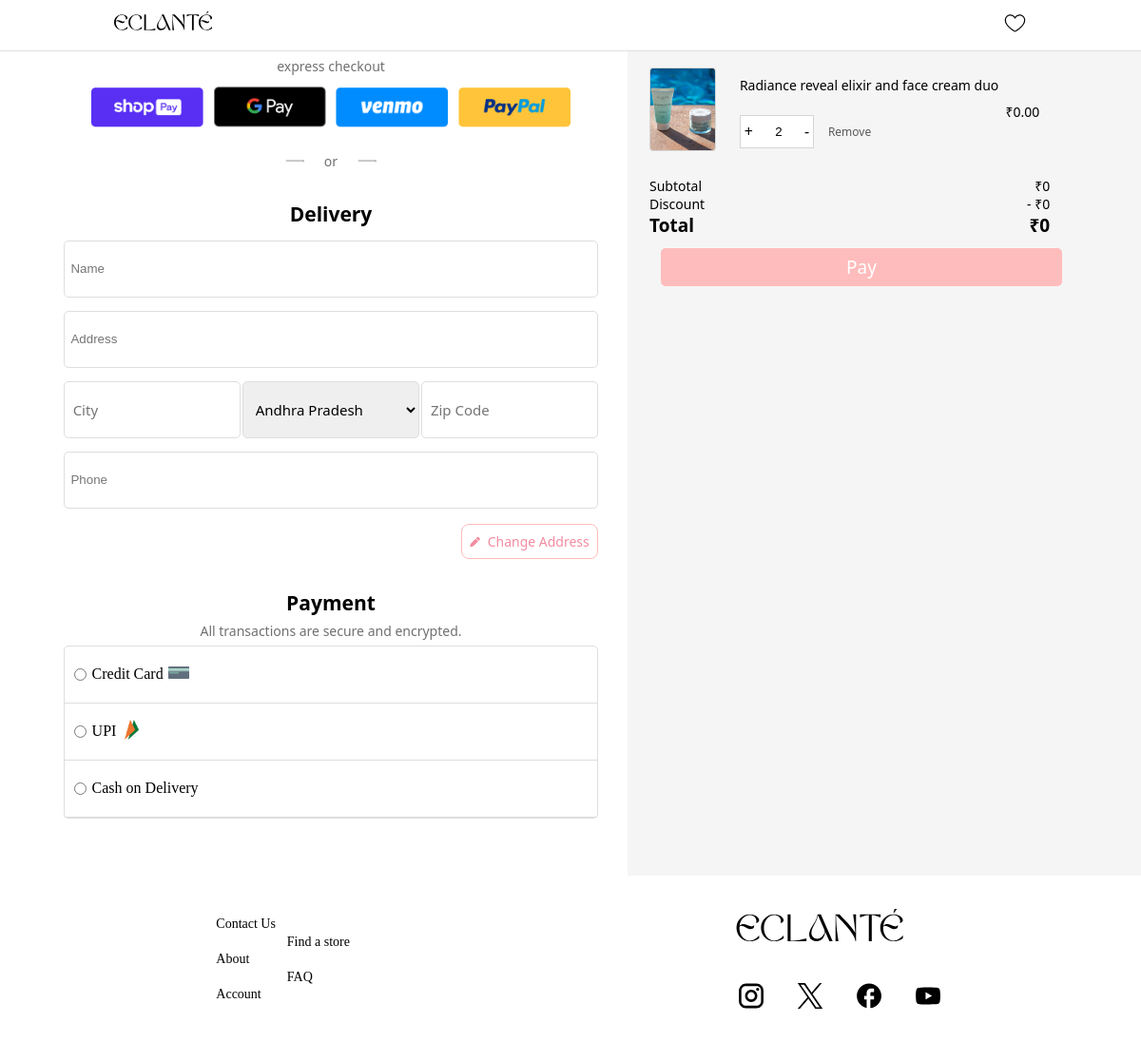
The page /cart.php (signed in) on the database its author committed.
### tables this page shows
CREATE TABLE `cart` (
  `id` int(111) NOT NULL,
  `user_id` int(55) NOT NULL,
  `product_id` int(11) NOT NULL,
  `quantity` int(3) NOT NULL,
  `price` decimal(10,2) NOT NULL,
  `time` int(12) NOT NULL
);

CREATE TABLE `products` (
  `id` int(11) NOT NULL,
  `name` varchar(255) NOT NULL,
  `mrp` decimal(10,2) NOT NULL,
  `description` text NOT NULL,
  `image_url` varchar(255) NOT NULL,
  `more_image_1` varchar(255) NOT NULL,
  `more_image_2` varchar(255) NOT NULL,
  `more_image_3` varchar(255) NOT NULL,
  `more_image_4` varchar(255) NOT NULL,
  `description_details` varchar(255) NOT NULL,
  `how_to_use` varchar(255) NOT NULL,
  `Ingredients` varchar(255) NOT NULL,
  `who_can_use` varchar(255) NOT NULL,
  `offer` decimal(10,2) NOT NULL,
  `stock` int(100) NOT NULL
);

### cart.php (the view, shortened to what this page needs)
<!DOCTYPE html>
<html lang="en">
<head>
    <link rel="stylesheet" type="text/css" href="style.css?<?php echo filemtime('style.css'); ?>">
    <link rel="stylesheet" href="https://cdnjs.cloudflare.com/ajax/libs/font-awesome/6.5.2/css/all.min.css" />
</head>
<form class="info cart-page" action="ordered.php" method="post">
    <nav>
        <a href="index.php" class="eclante-logo">
            </a>
        <a href="favorites.php"></a>
    </nav>
    <div class="cart-page">
        <section class="checkout">
            <p class="express-checkout">express checkout</p>
            <div class="quickpay">
                <button name="paymentMethod" value="Shop Pay"><img src="images/Link - Shop Pay.png" alt=""></button>
                <button name="paymentMethod" value="Google Pay"><img src="images/Button - Google Pay.png" alt=""></button>
                <button name="paymentMethod" value="Venmo"><img src="images/div._Zhco (1).png" alt=""></button>
                <button name="paymentMethod" value="PayPal"><img src="images/div._Zhco.png" alt=""></button>
            </div>
            <div class="or">
                <hr>
                <p>or</p>
                <hr>
            </div>
            <label class="label" for="delivery">Delivery</label>
            <input class="input-info" type="text" name="name" placeholder="Name" required value="<?php echo isset($defaultAddress['name']) ? $defaultAddress['name'] : ''; ?>">
            <input class="input-info" type="text" name="address" placeholder="Address" required value="<?php echo isset($defaultAddress['address']) ? $defaultAddress['address'] : ''; ?>">
            <div style="width:90%; display: flex; justify-content: space-between;">
                <input class="smallinput" type="text" name="city" id="cityInput" placeholder="City" required value="<?php echo isset($defaultAddress['city']) ? $defaultAddress['city'] : ''; ?>">
                <select class="smallinput" id="stateSelect" name="state" placeholder="State" required>
                    <?php
                    $states = array(
                        "Andhra Pradesh",
                        "Arunachal Pradesh",
                        "Assam",
                        "Bihar",
                        "Chhattisgarh",
                        "Goa",
                        "Gujarat",
                        "Haryana",
                        "Himachal Pradesh",
                        "Jharkhand",
                        "Karnataka",
                        "Kerala",
                        "Madhya Pradesh",
                        "Maharashtra",
                        "Manipur",
                        "Meghalaya",
                        "Mizoram",
                        "Nagaland",
                        "Odisha",
                        "Punjab",
                        "Rajasthan",
                        "Sikkim",
                        "Tamil Nadu",
                        "Telangana",
                        "Tripura",
                        "Uttar Pradesh",
                        "Uttarakhand",
                        "West Bengal",
                        "Chandigarh",
                        "Delhi",
                        "Puducherry"
                    );
                    foreach ($states as $state) {
                        $selected = isset($defaultAddress['state']) && $defaultAddress['state'] == $state ? 'selected' : '';
                        echo "<option value=\"$state\" $selected>$state</option>";
                    }
                    ?>
                </select>
                <input name="zip_code" class="smallinput" type="text" id="zipCodeInput" placeholder="Zip Code" required oninput="getCityName()" value="<?php echo isset($defaultAddress['zip']) ? $defaultAddress['zip'] : ''; ?>">
            </div>
            <input class="input-info" type="text" name="phone" value="<?php echo isset($defaultAddress['phone']) ? $defaultAddress['phone'] : ''; ?>" placeholder="Phone">
            <div style="display:flex; justify-content:flex-end; width: 90%; ">
                <a href="addresses.php" class="change-btn"><i class="fa-solid fa-pen fa-xs" style="color: #f38ba0;"></i>Change Address</a>
            </div>
            <label class="label" for="payment">Payment</label>
            <p style="margin: 6px 0px;">All transactions are secure and encrypted.</p>
            <div class="pay">
                <div class="radioinput">
                    <input type="radio" id="creditCard" name="paymentMethod" value="creditCard">
                    <label for="creditCard">Credit Card</label>
                    <div style="width: 4%; "><img src="images/card.png" alt=""></div>
                </div>
                <div class="radioinput">
                    <input type="radio" id="paypal" name="paymentMethod" value="paypal">
                    <label for="upi">UPI</label>
                    <div style="width: 4%;"><img src="images/upi_logo_icon_170312.png" alt=""></div>
                </div>
                <div class="radioinput">
                    <input type="radio" id="cashOnDelivery" name="paymentMethod" value="cashOnDelivery">
                    <label for="cashOnDelivery">Cash on Delivery</label><br>
                </div>
            </div>
        </section>
        <section class="cart">
            <?php
            require 'components/connection.php';
            $subtotal = 0;
            $discount = 0;
            if (isset($_SESSION['user_id'])) {
                $userId = $_SESSION['user_id'];
                $sql = "SELECT * FROM `cart` WHERE `user_id` = '$userId'";
                $result = mysqli_query($conn, $sql);
                if (mysqli_num_rows($result) > 0) {
                    while ($row = mysqli_fetch_assoc($result)) {
                        $productId = $row['product_id'];
                        $productQuery = "SELECT * FROM `products` WHERE `id` = '$productId'";
                        $productResult = mysqli_query($conn, $productQuery);
                        if (mysqli_num_rows($productResult) > 0) {
                            $productData = mysqli_fetch_assoc($productResult);
                            echo "<div class='product-display'>";
                            echo "<div class='product-display-img'><img src='images/" . $productData['image_url'] . "' alt=''></div>";
                            echo "<div style='display: flex; flex-direction: column; width: 80%;'>";
                            echo "<h2>" . $productData['name'] . "</h2>";
                            echo "<br>";
                            echo "<div style='display: flex; align-items: center;'>";
                            echo '
                    <div class="quantity" id="quantity-form-' . $row['product_id'] . '">
                        <span class="plus" data-product-id="' . $row['product_id'] . '">+</span>
                        <input a class="quantity-input" type="text" value="' . $row['quantity'] . '" data-product-id="' . $row['product_id'] . '">
                        <span class="minus" data-product-id="' . $row['product_id'] . '">-</span>
                    </div>';
                            echo "<span class='remove-btn' onclick='removeProduct(" . $row['id'] . ")'>Remove</span>";
                            echo "</div>";
                            echo "</div>";
                            echo "<h2>₹" . $row['price'] . "</h2>";
                            echo "</div>";
                            $subtotal += ($row['price'] * $row['quantity']);
                        }
                    }
                } else {
                    echo "<script>location.href='empty-cart.php'</script>";
                }
            } else {
                echo "<script>location.href='login.php'</script>";
            }
            $total = $subtotal - $discount;
            ?>
            <div class="final-amount">
                <div class="final-amount-row">
                    <h2>Subtotal</h2>
                    <h2><?php echo "₹" . $subtotal; ?></h2>
                </div>
                <div class="final-amount-row">
                    <h2>Discount</h2>
                    <h2>- ₹<?php echo $discount; ?></h2>
                </div>
                <div class="final-amount-row">
                    <h2><span>Total</span></h2>
                    <h2><span>₹<?php echo $total; ?></span></h2>
                </div>
            </div>
            <button id="pay" type="submit">Pay</button>
        </section>
    </div>
</form>
<?php
include "components/footer.php";
?>

### style.css (style rules this page uses)
* { margin: 0; padding: 0; }
nav { display: flex; justify-content: space-between; flex-direction: row; }
.cart { margin: 0px 20px; }
.eclante-logo { margin-right: 300px; }
*, *::before, *::after { box-sizing: border-box; }
:root { --bg-color: #FFFDF4; }

### rows shown on the page
cart: product.image_url (picture), product.name "Radiance reveal elixir and face cream duo", quantity "2", price "0.00"

### other values the page prints
$subtotal "0"
$discount "0"
$total "0"
form field state "Andhra Pradesh"
